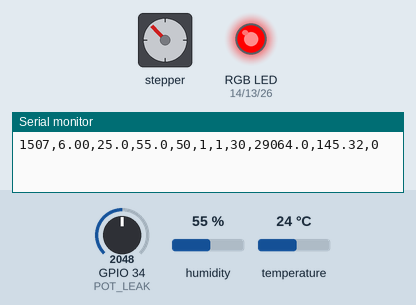
A program run on a simulated ESP32. Shown: stepper motor, an RGB LED mixed from three pins (HIGH = lit), the last lines printed to the serial monitor. Wiring (from diagram.json): stepper motor driver (200 steps per turn assumed): step GPIO 32; direction GPIO 33. Inputs (shaded band) come from the test bench; at power-on: GPIO 34 (POT_LEAK) = 2048, humidity 55 %, temperature 24 °C. WiFi joins after 1.5 s; servers stay silent unless stated; uploads are accepted with an empty reply; pins used as bus, display or sensor lines are not drawn.

Above: at 2.7 s.
2.8 s: GPIO 34 (POT_LEAK) set to 924
5.0 s: GPIO 34 (POT_LEAK) set to 806
At 7.0 s:
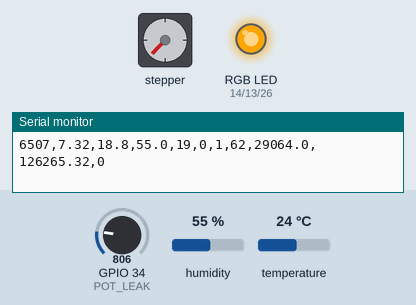
25.6 s: GPIO 34 (POT_LEAK) set to 1228
At 28.1 s:
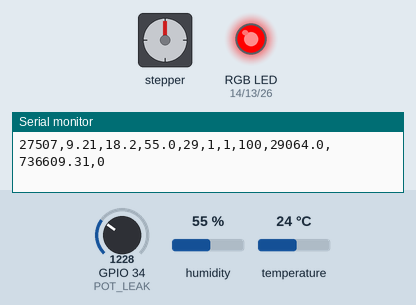
29.0 s: GPIO 34 (POT_LEAK) set to 491
At 32.9 s:
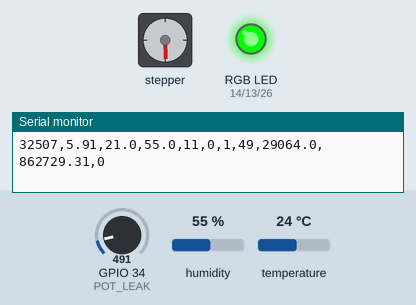
33.0 s: GPIO 34 (POT_LEAK) set to 2047
At 34.7 s:
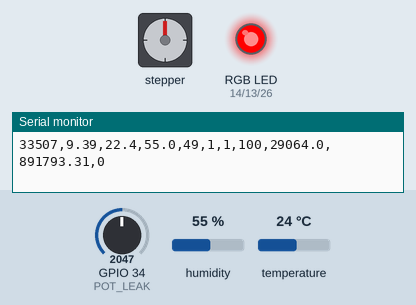
35.1 s: GPIO 34 (POT_LEAK) set to 308
At 39.2 s:
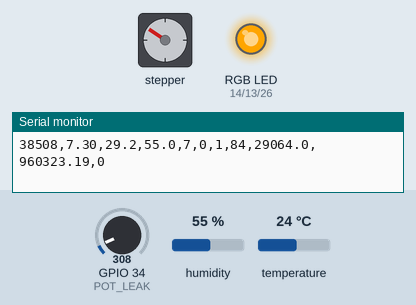
Timing chart, 0 to 54.0 s (numbered marks = the images above; inputs shaded):
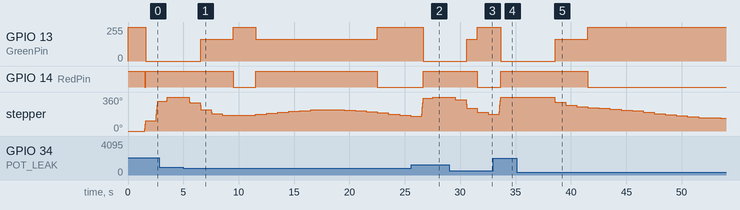

The program:

main.cpp
```cpp
#include <WiFi.h>
#include <HTTPClient.h>
#include <DHT.h>
#include <ArduinoJson.h>

#define DHTPIN 12
#define DHTTYPE DHT22
#define BluePin 26
#define GreenPin 13
#define RedPin 14
#define POT_LEAK 34
#define STEP_PIN 32
#define DIR_PIN 33


DHT dht(DHTPIN, DHTTYPE);


const char* ssid = "Wokwi-GUEST";
const char* password = "";
const char* nodeRedEndpoint = "http://5.tcp.eu.ngrok.io:25164/api/telemetry";

// parameters de chambre froide
const float target_temp = 4.5;  // middle point (2°C et 8°C)
const float criticalHigh = 8.0;  // maximum temperature
const float criticalLow = 2.0; // minimum temp
const int leakTreshold = 20;    // seuil de fuites (simulation)

const int valveMax_steps = 200; // max revolutions vannes
int valvePositionSteps = 0;
bool coolingActive = false;

float integral_error = 0.0; // PI parameter

// time scale multplier
// 60.0 = 1min of real life passes every 1 second, 1hr of real life = 1min of simulation time
// 360.0 = 6 minutes/1s
// 120.0 = 2 minutes/1s
// 3600 = 60 minutes/1s
const float SIMULATION_SPEED = 3600.0;

// datasheet parameters du vannes motorisée
const float V_supply_voltage = 24.0;
const float logicPower_mw = 264.0;
const float I_stepping_ma = 1200.0;
const float I_holding_ma = 400.0;
float totalEnergy_mWh = 0.0;
unsigned long lastEnergyCalc = 0;


// simulation du engine physique
float internalColdRoomTemp = 06.0; // temp INITIAL
unsigned long lastPhysicsTime = 0;

unsigned long lastLoopTime = 0;
const unsigned long Interval = 1000; // 1s

bool motorMovedTHisCylce = false;

float simulatedTemp = 25.0;
// unsigned long lastDriftTime = 0;
// const unsigned long driftInterval = 5000;

void setColor(int red, int green, int blue) {
    analogWrite(RedPin, red);
    analogWrite(BluePin, blue);
    analogWrite(GreenPin, green);
}
//
void setValvePostion(int targetSteps) {
    targetSteps = constrain(targetSteps, 0, valveMax_steps);
    int stepDiff = targetSteps - valvePositionSteps;

    if (stepDiff != 0) {
        motorMovedTHisCylce = true;
        digitalWrite(DIR_PIN, stepDiff > 0 ? HIGH : LOW);
        int stepsToMove = abs(stepDiff);
        for (int i = 0; i < stepsToMove; i++) {
            digitalWrite(STEP_PIN, HIGH);
            delayMicroseconds(800);
            digitalWrite(STEP_PIN, LOW);
            delayMicroseconds(800);
        }
        valvePositionSteps = targetSteps;
    } else {
        motorMovedTHisCylce = false;
    }
    coolingActive = (valvePositionSteps > 0);
}

float simulatedTimeHours = 0.0;

// simulation engine
void updateThermalPhysics(int leakPercent) {
    unsigned long now = millis();

    if (lastPhysicsTime == 0) {
        lastPhysicsTime = now;
        return;
    }

    float dt_real = (now - lastPhysicsTime) / 1000.0; // delta time (real life)
    lastPhysicsTime = now;

    float dt = dt_real * SIMULATION_SPEED; // delta time (simulation)
    simulatedTimeHours += (dt / 3600.0); // convert to hours

    float magasinTemp = 32.0;
    float verticalShift = 24.0;
    simulatedTemp = 6.0 * sin((PI / 12.0) * (simulatedTimeHours - 9.0)) + 24.0;

    float insulationLossRate = 0.000015;
    float maxCoolingRate = 0.00055; //

    if (leakPercent > leakTreshold) {
        insulationLossRate *= 5.0;
    }

    float heatGain = (simulatedTemp - internalColdRoomTemp) * insulationLossRate;
    float valvePCT = (float)valvePositionSteps / valveMax_steps;
    float heatExtracted = valvePCT * maxCoolingRate;

    internalColdRoomTemp += (heatGain - heatExtracted) * dt;
    internalColdRoomTemp = constrain(internalColdRoomTemp, .5, simulatedTemp);

}

// void updateThermalPhysics(float ambientTemp) {
//     unsigned long now = millis();
//     if (lastPhysicsTime == 0) {
//         lastPhysicsTime = now;
//         return;
//     }

//     //  simulation speed multiplier
//     float dt_real = (now - lastPhysicsTime) / 1000.0;
//     lastPhysicsTime = now;


//     float dt = dt_real * SIMULATION_SPEED;


//     // difference thermique. it takes 4hours for
//     float insulationLossRate = 0.000015;
//     // industrial rooms drop 4°C over 2Hrs 4/72000s
//     float maxCoolingRate = 0.00055; // °C drop per sec at 100% duty

//     float heatGain = (ambientTemp - internalColdRoomTemp) * insulationLossRate;
//     float valvePct = (float)valvePositionSteps / valveMax_steps;

//     float heatExtracted = valvePct * maxCoolingRate;

//     internalColdRoomTemp += (heatGain - heatExtracted) * dt;
//     internalColdRoomTemp = constrain(internalColdRoomTemp, 0.5, ambientTemp);


// }

void setup() {
    Serial.begin(115200);
    dht.begin();

    pinMode(RedPin, OUTPUT);
    pinMode(GreenPin, OUTPUT);
    pinMode(BluePin, OUTPUT);
    pinMode(STEP_PIN, OUTPUT);
    pinMode(DIR_PIN, OUTPUT);

    setColor(255, 255, 0); // BOOT

    WiFi.begin(ssid, password);
    while (WiFi.status() != WL_CONNECTED) {
        delay(250);
    }
    setColor(0, 255, 0);
    lastEnergyCalc = millis();
    Serial.println("timestamp_ms,room_temp,ambient_temp,humidity,leak_pct,leak_alert,cooling,valve_pct,power_mW,energy_mWh,sensor_fault");
}

void loop() {
    unsigned long now = millis();

    if (now - lastLoopTime < Interval) return;
    lastLoopTime = now;

    // if (now - lastDriftTime >= driftInterval) {
    //     simulatedTemp += 0.1;
    //     if (simulatedTemp > 60.0) simulatedTemp = 25.0;
    //     lastDriftTime = now;
    // }

    float ambientTemp = dht.readTemperature();
    if (ambientTemp > 50.0) ambientTemp = 50.0;
    float hum = dht.readHumidity();
    bool sensorFault = isnan(ambientTemp) || isnan(hum);
    if (isnan(ambientTemp)) ambientTemp = 25.0; // thermal fallback

    int rawADC = analogRead(POT_LEAK);
    float rawMilliVolts = (rawADC / 4095.0) * 3300.0; // ESP32 12bit ADC @ 3.3V AREF
    int leakPercent  = map(rawADC, 0, 4095, 0, 100);
    bool isLeak = (leakPercent > leakTreshold);

    // Run the negine
    // updateThermalPhysics(ambientTemp);
    // updateThermalPhysics(simulatedTemp);

    updateThermalPhysics(leakPercent);

    float currentTemp = internalColdRoomTemp;

    // prportional integrate loop for controlling the temperature
    // u[k] = K_p * e[k] + k_i * I[k]
    // u[k] output, e[k] is the error
    if (sensorFault) {
        setValvePostion(valveMax_steps * 0.3); // vanne ouverte à 30% en cas d'erreure
        integral_error = 0.0;
    } else if (currentTemp <= criticalLow) {
            setValvePostion(0);
            integral_error = 0.0;
    } else {
        float error = currentTemp - target_temp;
        integral_error += error * 1.0; // accumulateur d'integral
        integral_error = constrain(integral_error, -100, 500);  // limits convergence vers l'infinie

        float kp = 40.0;
        float ki = 0.5;

        float p_action = error * kp;
        float i_action = integral_error * ki;

        // sommation des control actions et conversion vers stepper motor movements
        int calculatedSteps = (int)(p_action + i_action);
        calculatedSteps = constrain(calculatedSteps, 0, valveMax_steps);
        setValvePostion(calculatedSteps);

        if (error < 0) {
            integral_error *= 0.95;
        }
    }


    // puissance et courant (estimation proche)
    float active_current_mA = 0.0;
    if (motorMovedTHisCylce) {
        active_current_mA = I_stepping_ma;
    } else if (coolingActive) {
        active_current_mA = I_holding_ma;
    } else {
        active_current_mA = 0.0;
    }

    float instantPuissance_mW = logicPower_mw + (active_current_mA * V_supply_voltage);

    float hours = ((now - lastEnergyCalc) / 3600000.0) * SIMULATION_SPEED;
    totalEnergy_mWh += instantPuissance_mW * hours;
    lastEnergyCalc = now;

    // alarm et led status
    if (sensorFault || isLeak ||currentTemp >=criticalHigh || currentTemp <=criticalLow) {
        setColor(255, 0, 0);
    } else if (currentTemp > 6.5 || currentTemp < 3.0) {
        setColor(255, 165, 0);
    } else {
        setColor(0, 255, 0);
    }

    if (WiFi.status() == WL_CONNECTED) {
        HTTPClient http;
        http.begin(nodeRedEndpoint);
        http.addHeader("Content-Type", "application/json");

        StaticJsonDocument<348> doc;
        doc["device_id"]         = "ESP32_EEV_CONTROLLER";
        doc["temperature"]       = round(currentTemp * 10.0) / 10.0;
        doc["ambient_temp"]      = simulatedTemp;
        doc["humidity"]           = hum;
        doc["adc_raw"]           = rawADC;
        doc["adc_mv"]            = round(rawMilliVolts);
        doc["leak_level"]        = leakPercent;
        doc["leak_alert"]        = isLeak;
        doc["cooling"]           = coolingActive;
        doc["valve_position_pct"]= (valvePositionSteps * 100) / valveMax_steps;
        doc["motor_current_mA"]  = active_current_mA;
        doc["power_mW"]          = instantPuissance_mW;
        doc["energy_mWh"]        = totalEnergy_mWh;
        doc["sensor_fault"]      = sensorFault;
        doc["rssi_dBm"]          = WiFi.RSSI();
        doc["critical_alarm"]  = (currentTemp >= criticalHigh || currentTemp <= criticalLow);

        String json;
        serializeJson(doc, json);
        http.POST(json);
        http.end();

    }

    Serial.print(now); Serial.print(",");
    Serial.print(currentTemp, 2); Serial.print(",");
    Serial.print(simulatedTemp, 1); Serial.print(",");
    Serial.print(hum, 1); Serial.print(",");
    Serial.print(leakPercent); Serial.print(",");
    Serial.print(isLeak); Serial.print(",");
    Serial.print(coolingActive); Serial.print(",");
    Serial.print((valvePositionSteps * 100) / valveMax_steps); Serial.print(",");
    Serial.print(instantPuissance_mW, 1); Serial.print(",");
    Serial.print(totalEnergy_mWh, 2); Serial.print(",");
    Serial.println(sensorFault);
}
```

Measured:
- the behaviour switches between 860 and 859 on GPIO 34 (POT_LEAK) (found by bisection; images 0 and 1)
- after the input at 5.0 s, GPIO 13 (GreenPin): 0/255 → 165/255 after 1.6 s, → 255/255 2.9 s later, → 165/255 2.0 s later, → 255/255 11.0 s later; GPIO 14 (RedPin): HIGH → LOW after 4.5 s, → HIGH 2.0 s later, → LOW 11.0 s later
- after the input at 25.6 s, GPIO 13 (GreenPin): 255/255 → 0/255 after 1.1 s; GPIO 14 (RedPin): LOW → HIGH after 1.1 s
- after the input at 29.0 s, GPIO 13 (GreenPin): 0/255 → 165/255 after 1.6 s, → 255/255 0.96 s later; GPIO 14 (RedPin): HIGH → LOW after 2.6 s; stepper: turns 29° counter-clockwise in 0.03 s, then 88° counter-clockwise in 0.08 s, then 44° counter-clockwise in 0.04 s, then 21° counter-clockwise in 0.02 s
- after the input at 33.0 s, GPIO 13 (GreenPin): 255/255 → 0/255 after 0.67 s; GPIO 14 (RedPin): LOW → HIGH after 0.67 s
- after the input at 35.1 s, GPIO 13 (GreenPin): 0/255 → 165/255 after 3.5 s, → 255/255 3.0 s later; GPIO 14 (RedPin): HIGH → LOW after 6.4 s
